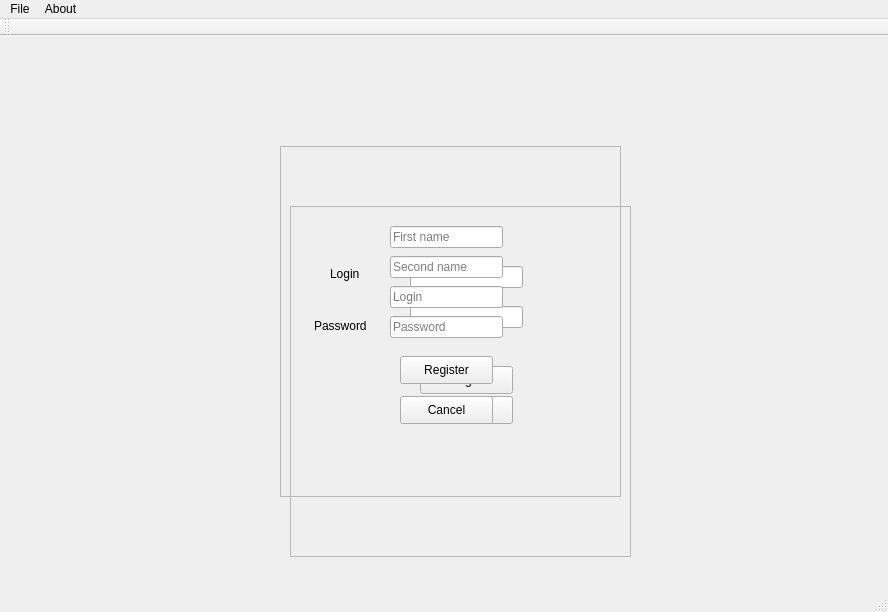
<?xml version="1.0" encoding="UTF-8"?>
<ui version="4.0">
 <class>ClientClass</class>
 <widget class="QMainWindow" name="ClientClass">
  <property name="geometry">
   <rect>
    <x>0</x>
    <y>0</y>
    <width>888</width>
    <height>612</height>
   </rect>
  </property>
  <property name="windowTitle">
   <string>Client</string>
  </property>
  <widget class="QWidget" name="centralWidget">
   <widget class="QFrame" name="frame_login">
    <property name="geometry">
     <rect>
      <x>280</x>
      <y>110</y>
      <width>341</width>
      <height>351</height>
     </rect>
    </property>
    <property name="frameShape">
     <enum>QFrame::StyledPanel</enum>
    </property>
    <property name="frameShadow">
     <enum>QFrame::Raised</enum>
    </property>
    <widget class="QPushButton" name="pushButton_register">
     <property name="geometry">
      <rect>
       <x>140</x>
       <y>250</y>
       <width>93</width>
       <height>28</height>
      </rect>
     </property>
     <property name="text">
      <string>Register</string>
     </property>
    </widget>
    <widget class="QLineEdit" name="lineEdit_login">
     <property name="geometry">
      <rect>
       <x>130</x>
       <y>120</y>
       <width>113</width>
       <height>22</height>
      </rect>
     </property>
    </widget>
    <widget class="QLineEdit" name="lineEdit_password">
     <property name="geometry">
      <rect>
       <x>130</x>
       <y>160</y>
       <width>113</width>
       <height>22</height>
      </rect>
     </property>
     <property name="echoMode">
      <enum>QLineEdit::Password</enum>
     </property>
    </widget>
    <widget class="QLabel" name="label_login">
     <property name="geometry">
      <rect>
       <x>50</x>
       <y>120</y>
       <width>55</width>
       <height>16</height>
      </rect>
     </property>
     <property name="text">
      <string>Login</string>
     </property>
    </widget>
    <widget class="QPushButton" name="pushButton_auth">
     <property name="geometry">
      <rect>
       <x>140</x>
       <y>220</y>
       <width>93</width>
       <height>28</height>
      </rect>
     </property>
     <property name="text">
      <string>Login</string>
     </property>
    </widget>
    <widget class="QLabel" name="label_password">
     <property name="geometry">
      <rect>
       <x>34</x>
       <y>170</y>
       <width>71</width>
       <height>20</height>
      </rect>
     </property>
     <property name="text">
      <string>Password</string>
     </property>
    </widget>
   </widget>
   <widget class="QFrame" name="frame_reg">
    <property name="geometry">
     <rect>
      <x>290</x>
      <y>170</y>
      <width>341</width>
      <height>351</height>
     </rect>
    </property>
    <property name="frameShape">
     <enum>QFrame::StyledPanel</enum>
    </property>
    <property name="frameShadow">
     <enum>QFrame::Raised</enum>
    </property>
    <widget class="QLineEdit" name="lineEdit_fName">
     <property name="geometry">
      <rect>
       <x>100</x>
       <y>20</y>
       <width>113</width>
       <height>22</height>
      </rect>
     </property>
     <property name="inputMask">
      <string>&gt;A&lt;aaaaaaaaaaaaaa</string>
     </property>
     <property name="placeholderText">
      <string>First name</string>
     </property>
    </widget>
    <widget class="QLineEdit" name="lineEdit_lName">
     <property name="geometry">
      <rect>
       <x>100</x>
       <y>50</y>
       <width>113</width>
       <height>22</height>
      </rect>
     </property>
     <property name="inputMask">
      <string>&gt;A&lt;aaaaaaaaaaaaaa</string>
     </property>
     <property name="placeholderText">
      <string>Second name</string>
     </property>
    </widget>
    <widget class="QLineEdit" name="lineEdit_newLogin">
     <property name="geometry">
      <rect>
       <x>100</x>
       <y>80</y>
       <width>113</width>
       <height>22</height>
      </rect>
     </property>
     <property name="placeholderText">
      <string>Login</string>
     </property>
    </widget>
    <widget class="QLineEdit" name="lineEdit_newPassword">
     <property name="geometry">
      <rect>
       <x>100</x>
       <y>110</y>
       <width>113</width>
       <height>22</height>
      </rect>
     </property>
     <property name="placeholderText">
      <string>Password</string>
     </property>
    </widget>
    <widget class="QPushButton" name="pushButton_startReg">
     <property name="geometry">
      <rect>
       <x>110</x>
       <y>150</y>
       <width>93</width>
       <height>28</height>
      </rect>
     </property>
     <property name="text">
      <string>Register</string>
     </property>
    </widget>
    <widget class="QPushButton" name="pushButton_cancel">
     <property name="geometry">
      <rect>
       <x>110</x>
       <y>190</y>
       <width>93</width>
       <height>28</height>
      </rect>
     </property>
     <property name="text">
      <string>Cancel</string>
     </property>
    </widget>
   </widget>
  </widget>
  <widget class="QMenuBar" name="menuBar">
   <property name="geometry">
    <rect>
     <x>0</x>
     <y>0</y>
     <width>888</width>
     <height>26</height>
    </rect>
   </property>
   <widget class="QMenu" name="menuFile">
    <property name="title">
     <string>File</string>
    </property>
   </widget>
   <widget class="QMenu" name="menuAbout">
    <property name="title">
     <string>About</string>
    </property>
   </widget>
   <addaction name="menuFile"/>
   <addaction name="menuAbout"/>
  </widget>
  <widget class="QToolBar" name="mainToolBar">
   <attribute name="toolBarArea">
    <enum>TopToolBarArea</enum>
   </attribute>
   <attribute name="toolBarBreak">
    <bool>false</bool>
   </attribute>
  </widget>
  <widget class="QStatusBar" name="statusBar"/>
 </widget>
 <layoutdefault spacing="6" margin="11"/>
 <resources>
  <include location="Client.qrc"/>
 </resources>
 <connections/>
</ui>
